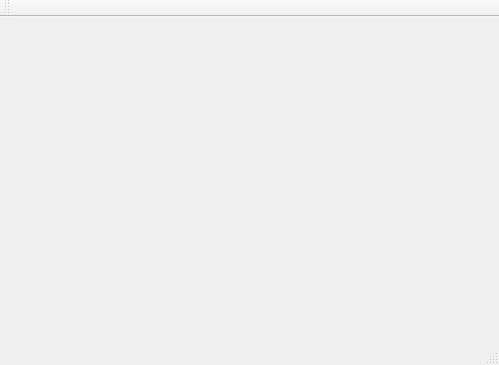
<?xml version="1.0" encoding="UTF-8"?>
<ui version="4.0">
 <class>MainWindow</class>
 <widget class="QMainWindow" name="MainWindow">
  <property name="geometry">
   <rect>
    <x>0</x>
    <y>0</y>
    <width>499</width>
    <height>365</height>
   </rect>
  </property>
  <property name="windowTitle">
   <string>MainWindow</string>
  </property>
  <widget class="QWidget" name="centralWidget">
   <layout class="QGridLayout" name="gridLayout"/>
  </widget>
  <widget class="QMenuBar" name="menuBar">
   <property name="geometry">
    <rect>
     <x>0</x>
     <y>0</y>
     <width>499</width>
     <height>20</height>
    </rect>
   </property>
  </widget>
  <widget class="QToolBar" name="mainToolBar">
   <attribute name="toolBarArea">
    <enum>TopToolBarArea</enum>
   </attribute>
   <attribute name="toolBarBreak">
    <bool>false</bool>
   </attribute>
  </widget>
  <widget class="QStatusBar" name="statusBar"/>
 </widget>
 <layoutdefault spacing="6" margin="11"/>
 <resources/>
 <connections/>
</ui>
